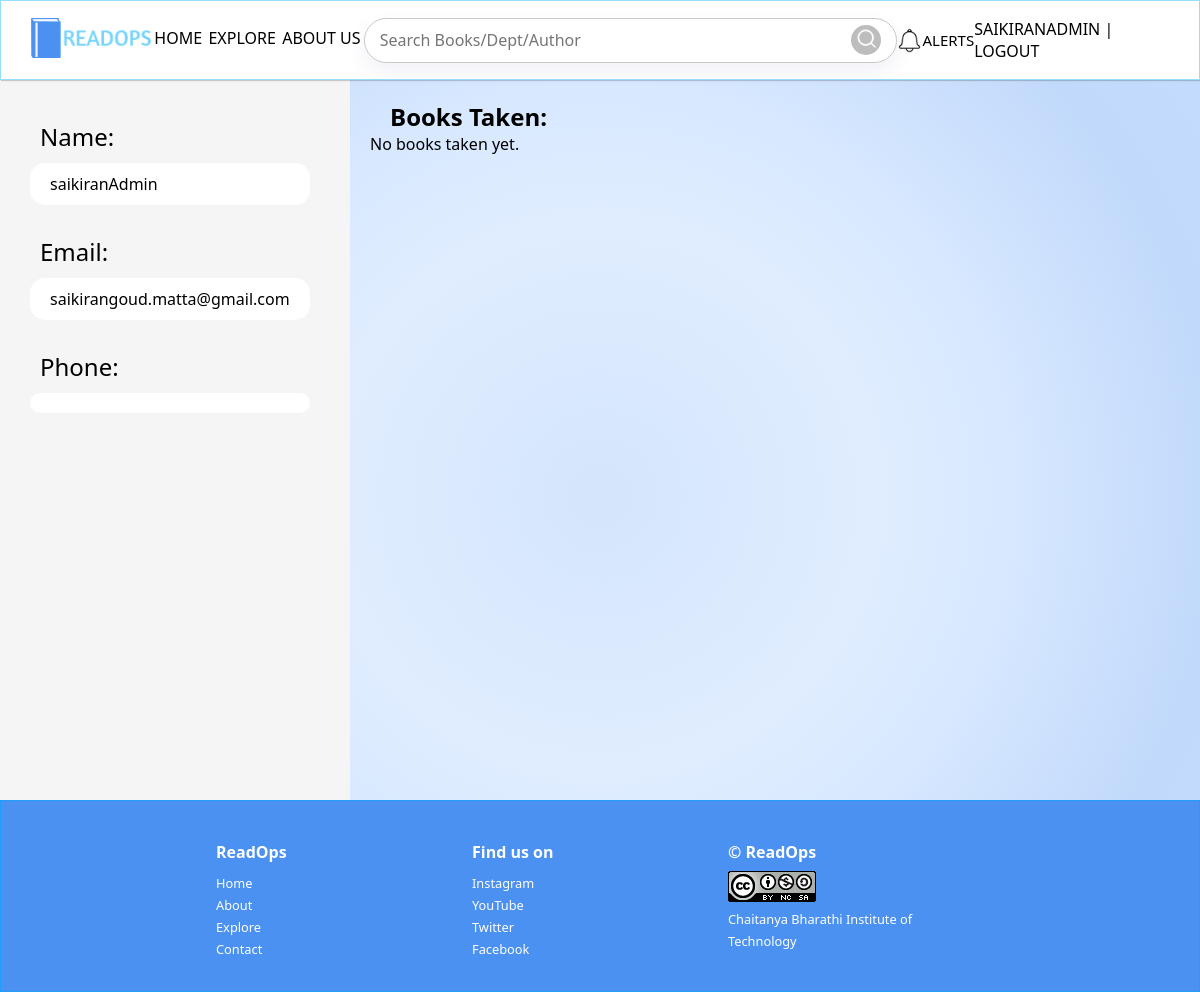
The app's page /dashboard (signed in) with its own data.
### libapp/models.py (models this page shows, shortened)
class CustomUser(AbstractUser):
    email = models.EmailField()
    phone = models.CharField(max_length=15)
    books = models.JSONField(default=list)
    notifications = models.JSONField(default=list)
    is_librarian = models.BooleanField(default=False)  # Add this field for Librarian identification

### libapp/views.py (the view, shortened to what this page needs)
# urls.py: path('dashboard', user_dashboard_view, name='user_dashboard'),
def user_dashboard_view(request):
    if not request.user.is_authenticated:
        return redirect('login')
    user = request.user
    user_books = user.books  # Assuming 'books' is the JSONField containing the user's books
    context = {
        'user': user,
        'user_books': user_books,
    }
    return render(request, 'libapp/user_dashboard.html', context)

### libapp/templates/libapp/user_dashboard.html (shortened to what this page needs)
{% extends 'libapp/base.html' %}
{% block content %}
{% load static %}
<div class="user-dashboard">
    <div class="sidebarD">
        <div class="userDcon">
            <div class="sidebarHeadD">Name:</div>
            <p class="userDetails">{{ user.username }}</p>
        </div>
        <div class="userDcon">
            <div class="sidebarHeadD">Email:</div>
            <p class="userDetails">{{ user.email }}</p>
        </div>
        <div class="userDcon">
            <div class="sidebarHeadD">Phone:</div>
            <p class="userDetails">{{ user.phone }}</p>
        </div>
    </div>
    <div class="main-contentD">
        <h2>Books Taken:</h2>
        <div class="dashboardBooksCon">
            {% if user_books %}
                {% for book in user_books %}
                    <div class="book-tileD">
                        {% if book.image %}
                            <img src="{{ book.image }}" alt="{{ book.title }}" height="200px" width="200px">
                        {% endif %}
                        <h3>{{ book.title }}</h3>
                        <p>Start Date: {{ book.start_date|date:"Y-m-d" }}</p>
                        <p>End Date: {{ book.end_date|date:"Y-m-d" }}</p>
                        <form action="{% url 'return_book' %}" method="post">
                            {% csrf_token %}
                            <input type="hidden" name="book_id" value="{{ forloop.counter0 }}">
                            <button type="submit" class="applyfilterbtn">Return Book</button>
                        </form>
                    </div>
                {% endfor %}
            {% else %}
                <p>No books taken yet.</p>
            {% endif %}
        </div>
    </div>
</div>
{% endblock %}

### libapp/templates/libapp/base.html (shortened to what this page needs)
{% load static %}
<!DOCTYPE html>
<html lang="en">
  <head>
    <link rel="stylesheet" href="{% static 'css/Styles.css'%}" />
  </head>
  <body>
    <div class="navbar">
      <a href="/">
      <img
        src="{%static 'Images/logo-no-background.png'%}"
        alt="ReadOps"
        height="40px"
      />
      </a>
      <div class="menu Mmenu">
        <a href="/">Home</a>
        {% if user.is_librarian %}
            <a href="explore">Update Books</a>
        {% else %}
            <a href="explore">Explore</a>
        {% endif %}
        <a href="aboutus">About us</a>
      </div>
      <form action="{% url 'explore' %}" class="searchbar">
        <input type="text" placeholder="Search Books/Dept/Author" name="q" />
        <button type="submit">
          <img src="{%static 'Images/search.png'%}" alt="search" />
        </button>
      </form>
      <button class="notification">
        <img
          src="{%static 'Images/notification.png'%}"
          alt=""
          height="25px"
        /><span> ALERTS</span>
      </button>
      <div class="menu">
        <div id="user-info">
          {% if user.is_authenticated %}
              <a href="dashboard" id="username">{{ user.username }}</a> | <a href="javascript:void(0);" onclick="logoutUser()">Logout</a>
          {% else %}
              <a href="{% url 'login' %}">Login</a>
          {% endif %}
      </div>
      </div>
    </div>
    <div class="content">{% block content %} {% endblock %}</div>
    <footer class="page__footer">
      <div class="footer-content">
        <div class="footer-col">
          <h4>ReadOps</h4>
          <ul>
            <li><a href="/">Home</a></li>
            <li><a href="aboutus">About</a></li>
            <li><a href="explore">Explore</a></li>
            <li><a href="#">Contact</a></li>
          </ul>
        </div>
        <div class="footer-col">
          <h4>Find us on</h4>
          <ul>
            <li>
              <a
                href="https://www.instagram.com/tourismgoi/?hl=en"
                target="_blank"
                rel="noopener"
                >Instagram</a
              >
            </li>
            <li>
              <a
                href="https://www.youtube.com/channel/UCMxJPchGLE_CJ1MJbJy-xDQ"
                target="_blank"
                rel="noopener"
                >YouTube</a
              >
            </li>
            <li>
              <a
                href="https://twitter.com/tourismgoi"
                target="_blank"
                rel="noopener"
                >Twitter</a
              >
            </li>
            <li>
              <a
                href="https://www.facebook.com/incredibleindia/"
                target="_blank"
                rel="noopener"
                >Facebook</a
              >
            </li>
          </ul>
        </div>
        <div class="footer-col">
          <h4>&copy; ReadOps</h4>
          <p>
            <a
              rel="license"
              href="http://creativecommons.org/licenses/by-nc-sa/2.0/"
            >
              <img alt="Creative Commons License" src="{%static 'Images/license.png'%}"/>
            </a>
          </p>
          <p>
            <a href="http://cbit.ac.in" target="_blank" rel="noopener"
              >Chaitanya Bharathi Institute of Technology</a
            >
          </p>
        </div>
      </div>
    </footer>
  </body>
</html>

### libapp/static/css/Styles.css (style rules this page uses)
* { margin: 0; padding: 0; font-family: system-ui, -apple-system, BlinkMacSystemFont, "Segoe UI", Roboto, Oxygen, Ubuntu, Cantarell, "Open Sans", "Helvetica Neue", sans-serif; box-sizing: border-box; }
body { margin: 0; background: rgb(255,255,255); background: radial-gradient(circle, rgba(255,255,255,1) 0%, rgba(212,229,252,1) 0%, rgba(224,237,255,1) 35%, rgba(215,232,255,1) 53%, rgba(193,217,251,1) 79%, rgba(196,221,255,1) 100%, rgba(75,145,241,1) 100%); background-attachment: fixed; min-height: 100vh; }
.navbar { display: flex; align-items: center; justify-content: space-between; padding: 0px 30px; border: 1px solid rgba(74, 195, 255, 0.57); text-transform: uppercase; box-shadow: 1px 1px 1px rgba(0, 0, 0, 0.185); }
.Mmenu { width: 20%; }
.navbar .menu { display: flex; justify-content: space-around; }
.navbar .menu a { text-decoration: none; color: black; position: relative; padding-bottom: 4px; }
.navbar .menu a::before { content: ""; position: absolute; width: 100%; top: 0; bottom: 0; background-image: linear-gradient( 90deg, rgb(0, 47, 255), rgb(0, 47, 255) ); background-size: 0 2px; background-repeat: no-repeat; background-position: left bottom; transition: background-size 0.3s ease-in; }
.searchbar { padding: 10px 15px; display: flex; align-items: center; width: 50%; height: 45px; border: 1px solid rgba(0, 0, 0, 0.212); border-radius: 60px; box-shadow: 0 8px 20px 0 rgba(31, 38, 135, 0.068); }
.searchbar input { background: transparent; border: 0; outline: none; font-size: 16px; flex: 1; }
.searchbar button { border: 0; border-radius: 50%; width: 30px; height: 30px; background: rgba(96, 96, 96, 0.414); cursor: pointer; }
.searchbar button img { width: 20px; }
.notification { display: flex; align-items: center; background: transparent; outline: none; border: 0; cursor: pointer; justify-content: space-between; font-size: 15px; }
.navbar { position: fixed; height: 80px; width: 100%; background-color: white; z-index: 100; }
.user-dashboard { padding-top: 80px; }
.sidebarHeadD { font-size: 24px; padding-left: 20px; }
.userDetails { padding: 10px 20px; border-radius: 15px; background-color: white; width: 280px; margin: 10px; }
.sidebarD { display: flex; flex-direction: column; align-items: start; position: fixed; float: left; height: 100vh; width: 350px; padding: 20px; background-color: #f5f5f5; }
.userDcon { margin-top: 20px; }
.main-contentD { margin-left: 350px; padding: 20px; min-height: 90vh; }
.main-contentD h2 { padding-left: 20px; }
.dashboardBooksCon { display: flex; justify-content: start; flex-wrap: wrap; }
body { margin: 0; }
.page__footer { display: flex; width: 100%; color: #ffffff; background: #4B91F1; border: 1px solid rgba(0, 170, 255, 0.57); backdrop-filter: blur(30px); justify-content: center; bottom: 0; }
.footer-content { display: grid; width: 100%; max-width: 52em; padding: 2em 2em; grid-template-columns: 1fr 1fr 1fr; }
.page__footer ul, .page__footer p { margin: 0; list-style: none; padding: 0; }
footer a { text-decoration: none; transition-duration: 300ms; }
footer a, footer a:hover, footer a:active, footer a:focus, footer a:visited { color: inherit; font-size: 0.8em; }
.footer-col h4 { margin: 0.5em 0; }

### records on screen
CustomUser: username "SAIKIRANADMIN", username "saikiranAdmin", email "saikirangoud.matta@gmail.com"
